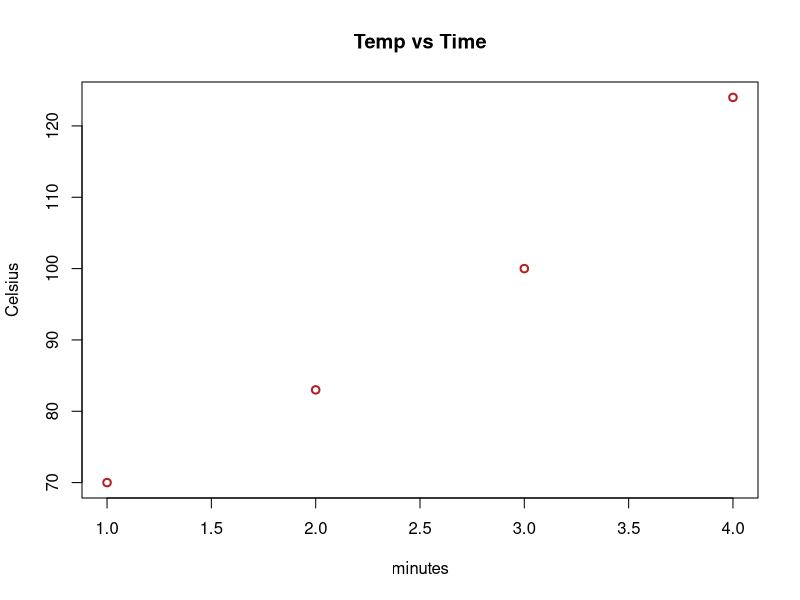

Reproduce this figure in R.
# Example 3     Chapter 10       Page no.: 332
#Estimate the temperature using fitting of Trancedental Equation.


#assuming f(x)= e^0.25t
mydata<- data.frame( time= c(1,2,3,4),
                     temp= c(70,83,100,124),
                     fx=   c(1.28, 1.65, 2.12, 2.72),
                     y_fx= c(89.89, 136.84, 211.70, 337.07),
                     fxx=  c(1.65, 2.72, 4.48, 7.39),
                     
  stringAsFactors= TRUE
)
mydata

n<-length(mydata$time)
s2<-sum(mydata$temp)
s3<-sum(mydata$fx)
s4<-sum(mydata$y_fx)
s5<-sum(mydata$fxx)

#solving for intercept 'a' and slope 'b'
b= signif((n*s4 - s3*s2) / (n*s5 -(s3*s3)),4)
b
a= signif((s2 - (b*s3)) /n,4)
a

t<- substitute(b*e^(0.25*t)+a ,list(a=a,b=b,e=2.71828,t=6))

print("The equation is")

cat("T=") 
t
value<-b*2.71828^(0.25*6)+a

cat(value,"degree Celcius is the temperature at t=6 minutes")

#Calculated value differ slightly from the value in textbook due to roundoff errors.

cat("Plot for Temperature increase with time is :")
plot(mydata$temp~mydata$time, mydata, col="firebrick", lwd=2, main="Temp vs Time", xlab="minutes",ylab="Celsius")


